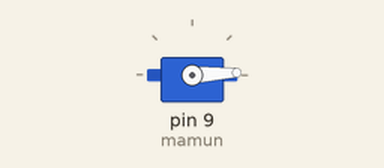
This sketch was run on a simulated Arduino Uno, built with avr-gcc and run on an emulated ATmega328P. Shown: servo.

Above: at 0.05 s.
At 1.3 s:
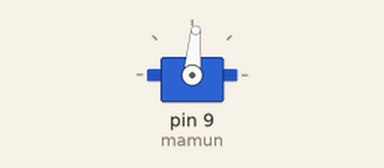
At 2.6 s:
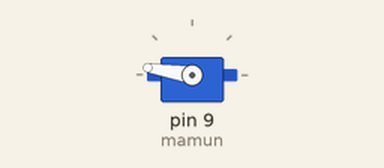
At 5.2 s:
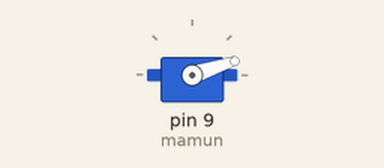
Timing chart, 0 to 7.1 s (numbered marks = the images above):
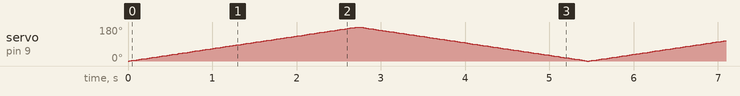

The sketch:

Servo_motor.ino
```cpp
/*
 * This code is for servo motor controlled by Arduino uno
 * Abdullah Al Mamun,EWU(EEE)
 * Dhaka,Bangladesh.
 * 26/11/2016
 */
#include <Servo.h>

Servo mamun;  // create servo object to control a servo

int pos = 0;    // variable to store the servo position

void setup() {
  mamun.attach(9);  // attaches the servo on pin 9 to the servo object. This pin is enable to PWM
}

void loop() {
  for (pos = 0; pos <= 180; pos += 1) { // goes from 0 degrees to 180 degrees
    // in steps of 1 degree
    mamun.write(pos);              // tell servo to go to position in variable 'pos'
    delay(15);                       // waits 15ms for the servo to reach the position
  }
  for (pos = 180; pos >= 0; pos -= 1) { // goes from 180 degrees to 0 degrees
    mamun.write(pos);              // tell servo to go to position in variable 'pos'
    delay(15);                       // waits 15ms for the servo to reach the position
  }
}
```
